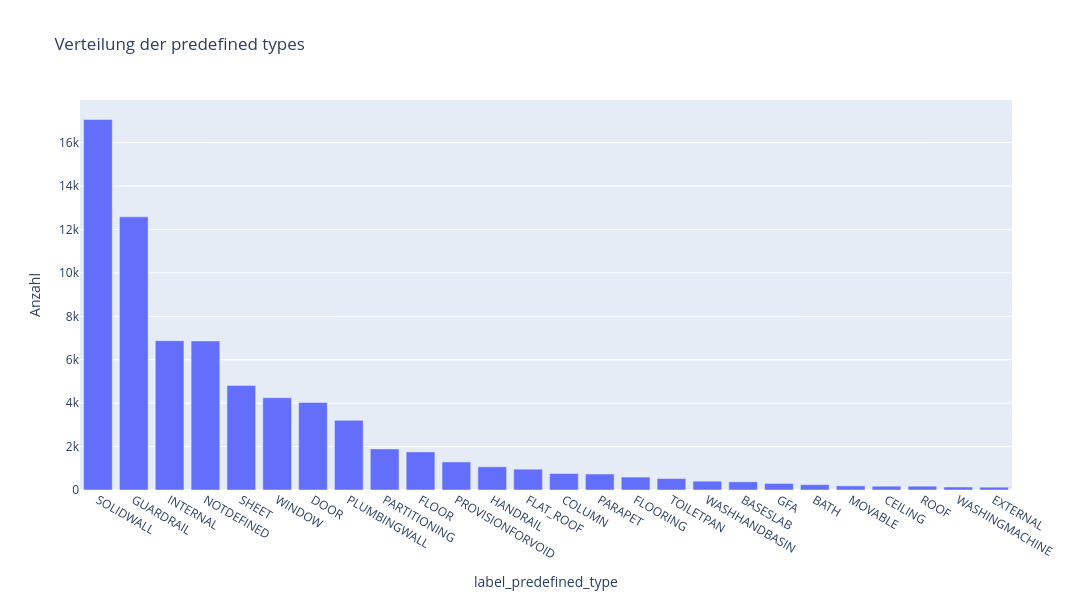

Write notebook code for a chart like this one.
### Markdown cell above
### 2.2.2 Distribution of predefined types

### Code cell
# show distribution of predefined types
plot_label_distribution(df, "label_predefined_type", plot_title="Verteilung der predefined types")

### Figure 1 — Plotly figure (JSON) as saved in the notebook; plotly's stock layout.template omitted (floating-point values rounded to 4 significant figures)
{"data": [{"hovertemplate": "%{x}<br>Anzahl: %{y:,}<extra></extra>", "marker": {"color": ["#636EFA", "#636EFA", "#636EFA", "#636EFA", "#636EFA", "#636EFA", "#636EFA", "#636EFA", "#636EFA", "#636EFA", "#636EFA", "#636EFA", "#636EFA", "#636EFA", "#636EFA", "#636EFA", "#636EFA", "#636EFA", "#636EFA", "#636EFA", "#636EFA", "#636EFA", "#636EFA", "#636EFA", "#636EFA", "#636EFA"]}, "type": "bar", "x": ["SOLIDWALL", "GUARDRAIL", "INTERNAL", "NOTDEFINED", "SHEET", "WINDOW", "DOOR", "PLUMBINGWALL", "PARTITIONING", "FLOOR", "PROVISIONFORVOID", "HANDRAIL", "FLAT_ROOF", "COLUMN", "PARAPET", "FLOORING", "TOILETPAN", "WASHHANDBASIN", "BASESLAB", "GFA", "BATH", "MOVABLE", "CEILING", "ROOF", "WASHINGMACHINE", "EXTERNAL"], "y": [17065, 12580, 6879, 6867, 4811, 4248, 4034, 3207, 1892, 1756, 1292, 1069, 959, 758, 737, 595, 525, 406, 377, 301, 247, 190, 174, 174, 138, 130]}], "layout": {"height": 600, "title": {"text": "Verteilung der predefined types"}, "width": 1400, "xaxis": {"title": {"text": "label_predefined_type"}}, "yaxis": {"title": {"text": "Anzahl"}}}}
